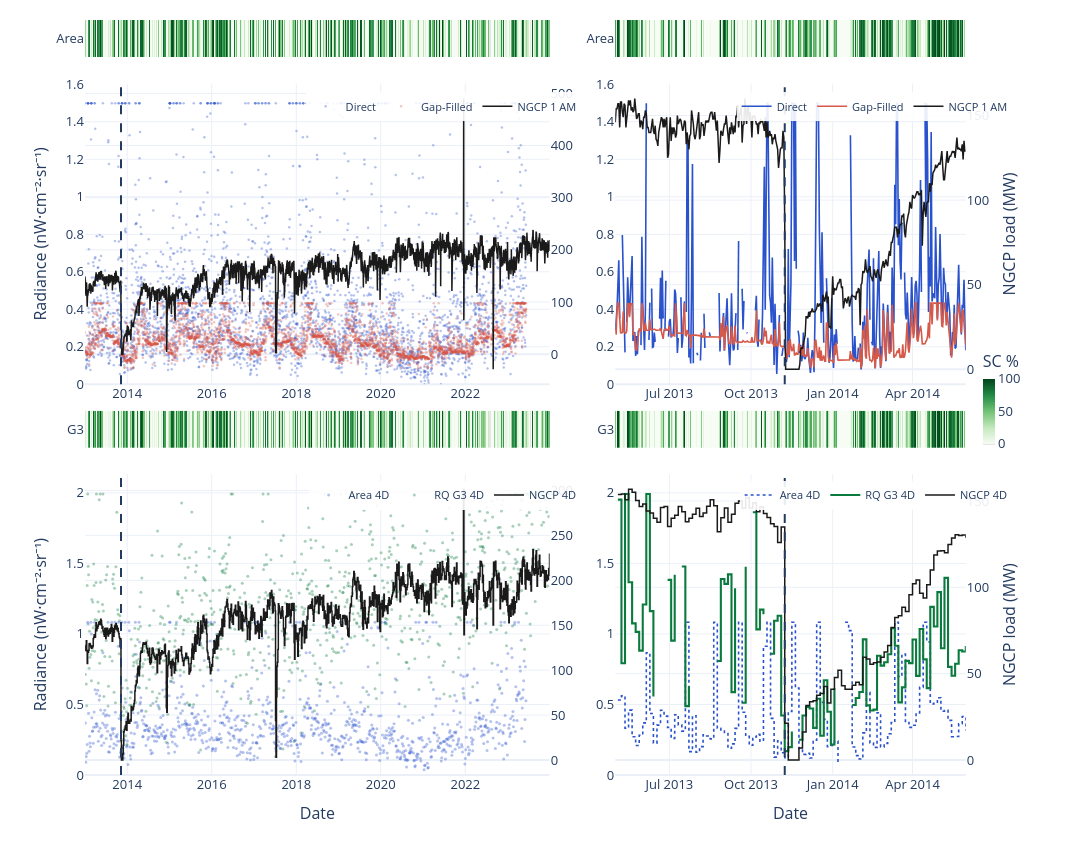
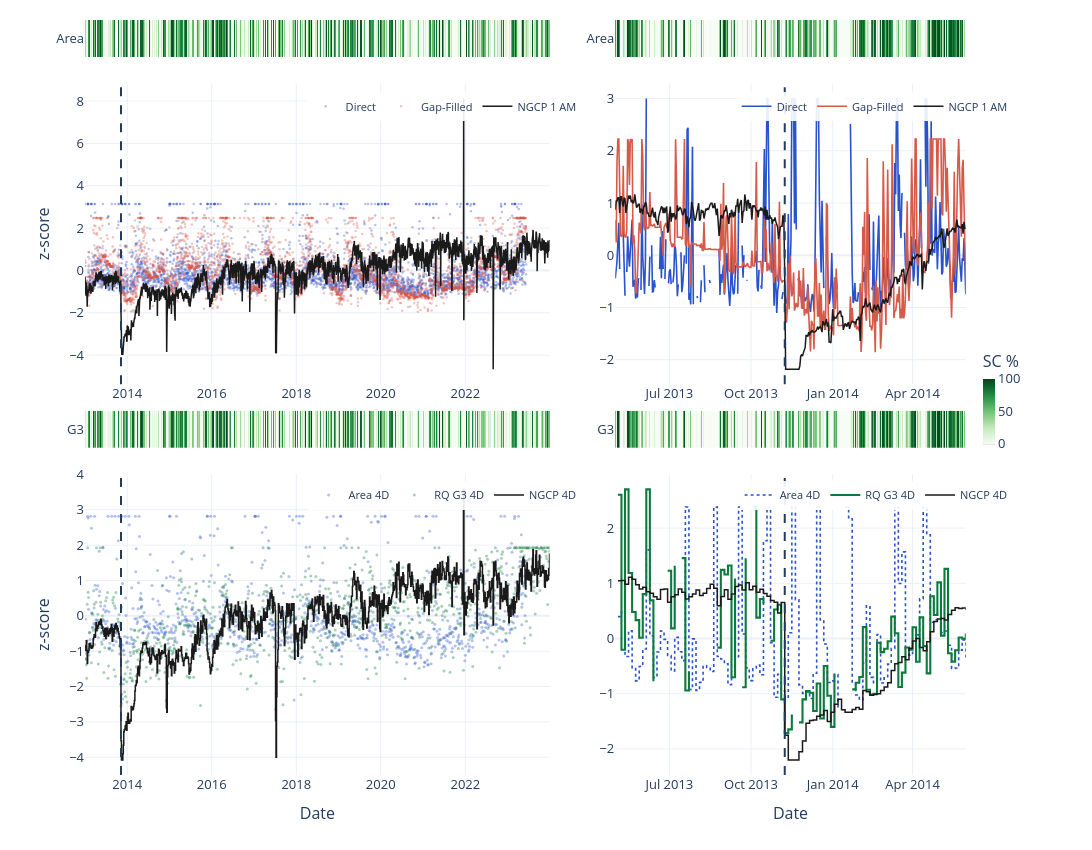

Write notebook code for charts like these, in order.
### Code cell
# Keep the preceding data preparation and metrics-table code.
PLOT_RIGHT = pd.Timestamp("2023-12-31")

def p95_for_display(series):
    observed = series.loc[FULL_LEFT:PLOT_RIGHT].dropna()
    return series.clip(upper=observed.quantile(.95))

PLOT_SERIES = {
    'direct': p95_for_display(DIRECT),
    'filled': p95_for_display(FILLED),
    'area4': p95_for_display(DIRECT_4D),
    'rq4': p95_for_display(RQ_4D),
}
PLOT_LIMIT = {
    2: 1.07 * max(PLOT_SERIES['direct'].max(),
                  PLOT_SERIES['filled'].max()),
    4: 1.07 * max(PLOT_SERIES['area4'].max(),
                  PLOT_SERIES['rq4'].max()),
}
AREA_COLOR = '#2952CC'
RQ_COLOR = '#0B7A3E'

def panel_z(series, left, right):
    visible = series.loc[left:right]
    sd = visible.std(ddof=0)
    if not np.isfinite(sd) or sd == 0:
        return series * np.nan
    return (series - visible.mean()) / sd

def clean_sc_strip(fig, row, col, dates, label, values, colorbar=False):
    support = values.reindex(dates)
    hover = [
        'Missing' if pd.isna(value) else f'{value:.0f}%'
        for value in support
    ]

    fig.add_trace(
        go.Heatmap(
            x=dates,
            y=[label],
            z=[support.fillna(-1).to_numpy(float)],
            customdata=[hover],
            zmin=-1,
            zmax=100,
            colorscale=[
                [0, '#E6E6E6'],
                [.0098, '#E6E6E6'],
                [.0099, '#F7FCF5'],
                [.25, '#C7E9C0'],
                [.5, '#74C476'],
                [.75, '#238B45'],
                [1, '#00441B'],
            ],
            showscale=colorbar,
            colorbar=dict(
                title='SC %',
                x=.958,
                xanchor='left',
                y=.50,
                len=.15,
                thickness=12,
                xpad=0,
                tickvals=[0, 50, 100],
            ),
            hovertemplate=(
                '%{y}<br>%{x|%d %b %Y}<br>'
                'SC: %{customdata}<extra></extra>'
            ),
        ),
        row=row,
        col=col,
    )
    fig.update_xaxes(showticklabels=False, row=row, col=col)

def clean_signal(
    fig, row, col, clock, plotted, actual,
    label, color, legend_id, is_zoom, view, left, right
):
    y = plotted if view == 'radiance' else panel_z(
        plotted, left, right
    )

    if is_zoom:
        style = dict(
            mode='lines',
            line=dict(
                color=color,
                width=2.1 if label == 'RQ G3 4D' else 1.6,
                dash='dot' if label == 'Area 4D' else 'solid',
                shape='linear' if row == 2 else 'hv',
            ),
        )
    else:
        style = dict(
            mode='markers',
            marker=dict(
                color=color,
                size=2.5 if row == 2 else 3,
                opacity=.35,
            ),
        )

    fig.add_trace(
        go.Scatter(
            x=clock,
            y=y.reindex(clock),
            customdata=actual.reindex(clock),
            name=label,
            legend=legend_id,
            connectgaps=False,
            hovertemplate=(
                '%{x|%d %b %Y}<br>'
                'Actual radiance=%{customdata:.2f}'
                '<extra></extra>'
            ),
            **style,
        ),
        row=row,
        col=col,
        secondary_y=False,
    )

def clean_main_figure(view):
    fig = make_subplots(
        rows=4,
        cols=2,
        row_heights=[.055, .445, .055, .445],
        column_widths=[.57, .43],
        vertical_spacing=.035,
        horizontal_spacing=.07,
        specs=[
            [{'type': 'heatmap'}, {'type': 'heatmap'}],
            [{'secondary_y': True}, {'secondary_y': True}],
            [{'type': 'heatmap'}, {'type': 'heatmap'}],
            [{'secondary_y': True}, {'secondary_y': True}],
        ],
    )

    for col, left, right in [
        (1, FULL_LEFT, PLOT_RIGHT),
        (2, ZOOM_LEFT, ZOOM_RIGHT),
    ]:
        is_zoom = col == 2
        dates = CALENDAR[(CALENDAR >= left) & (CALENDAR <= right)]
        blocks = NGCP_4D.loc[left:right].index
        top_legend = 'legend' if col == 1 else 'legend2'
        bottom_legend = 'legend3' if col == 1 else 'legend4'

        clean_sc_strip(
            fig, 1, col, dates, 'Area', AREA_SC,
            colorbar=is_zoom,
        )
        clean_sc_strip(
            fig, 3, col, dates, 'G3', G3_SC,
        )

        for plotted, actual, label, color in [
            (PLOT_SERIES['direct'], DIRECT, 'Direct', COLOR['direct']),
            (PLOT_SERIES['filled'], FILLED, 'Gap-Filled', COLOR['filled']),
        ]:
            clean_signal(
                fig, 2, col, dates, plotted, actual,
                label, color, top_legend, is_zoom,
                view, left, right,
            )

        for plotted, actual, label, color in [
            (PLOT_SERIES['area4'], DIRECT_4D,
             'Area 4D', AREA_COLOR),
            (PLOT_SERIES['rq4'], RQ_4D,
             'RQ G3 4D', RQ_COLOR),
        ]:
            clean_signal(
                fig, 4, col, blocks, plotted, actual,
                label, color, bottom_legend, is_zoom,
                view, left, right,
            )

        for row, clock, load, label, legend_id in [
            (2, dates, NGCP, 'NGCP 1 AM', top_legend),
            (4, blocks, NGCP_4D, 'NGCP 4D', bottom_legend),
        ]:
            y = (
                load.reindex(clock)
                if view == 'radiance'
                else panel_z(load, left, right).reindex(clock)
            )
            fig.add_trace(
                go.Scatter(
                    x=clock,
                    y=y,
                    mode='lines',
                    name=label,
                    legend=legend_id,
                    line=dict(
                        color=COLOR['load'],
                        width=1.5,
                        shape='linear' if row == 2 else 'hv',
                    ),
                    connectgaps=False,
                ),
                row=row,
                col=col,
                secondary_y=(view == 'radiance'),
            )
            if view == 'radiance':
                fig.update_yaxes(
                    range=[0, PLOT_LIMIT[row]],
                    row=row,
                    col=col,
                    secondary_y=False,
                )
            fig.add_vline(
                x=HAIYAN,
                line_dash='dash',
                line_color='#233B60',
                row=row,
                col=col,
            )

        for row in range(1, 5):
            fig.update_xaxes(range=[left, right], row=row, col=col)
        fig.update_xaxes(showticklabels=True, row=2, col=col)
        fig.update_xaxes(title_text='Date', row=4, col=col)

    for row in (2, 4):
        fig.update_yaxes(
            title_text=(
                'Radiance (nW·cm⁻²·sr⁻¹)'
                if view == 'radiance' else 'z-score'
            ),
            row=row,
            col=1,
            secondary_y=False,
        )
        if view == 'radiance':
            fig.update_yaxes(
                title_text='NGCP load (MW)',
                row=row,
                col=2,
                secondary_y=True,
            )
        else:
            for col in (1, 2):
                fig.update_yaxes(
                    visible=False,
                    row=row,
                    col=col,
                    secondary_y=True,
                )

    legends = {
        'legend': dict(x=.53, y=.905),
        'legend2': dict(x=.99, y=.905),
        'legend3': dict(x=.53, y=.39),
        'legend4': dict(x=.99, y=.39),
    }
    for item in legends.values():
        item.update(
            orientation='h',
            xanchor='right',
            yanchor='top',
            bgcolor='rgba(255,255,255,.9)',
            font=dict(size=11),
        )

    fig.update_layout(
        template='plotly_white',
        paper_bgcolor='rgba(0,0,0,0)',
        width=1500,
        height=850,
        margin=dict(l=85, r=70, t=20, b=75),
        font=dict(size=12, color='#233B60'),
        **legends,
    )
    save_fig(fig, f'fig_01_2013_2023_clean_{view}')

clean_main_figure('radiance')
clean_main_figure('zscore')
